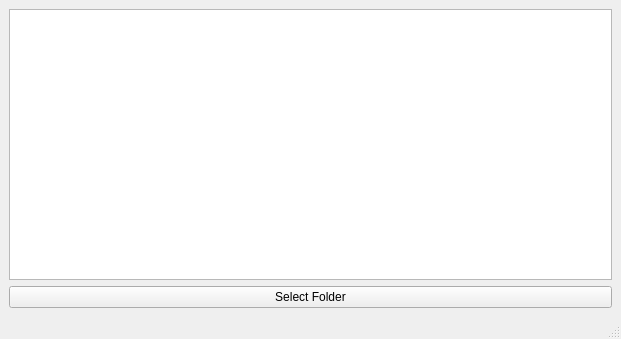
<?xml version="1.0" encoding="UTF-8"?>
<ui version="4.0">
 <class>MainWindow</class>
 <widget class="QMainWindow" name="MainWindow">
  <property name="enabled">
   <bool>true</bool>
  </property>
  <property name="geometry">
   <rect>
    <x>0</x>
    <y>0</y>
    <width>621</width>
    <height>339</height>
   </rect>
  </property>
  <property name="windowTitle">
   <string>MainWindow</string>
  </property>
  <widget class="QWidget" name="centralwidget">
   <layout class="QVBoxLayout" name="verticalLayout">
    <item>
     <widget class="QListWidget" name="listWidget"/>
    </item>
    <item>
     <layout class="QHBoxLayout" name="horizontalLayout">
      <item>
       <widget class="QPushButton" name="btnBrowse">
        <property name="text">
         <string>Select Folder</string>
        </property>
       </widget>
      </item>
     </layout>
    </item>
   </layout>
  </widget>
  <widget class="QMenuBar" name="menubar">
   <property name="geometry">
    <rect>
     <x>0</x>
     <y>0</y>
     <width>621</width>
     <height>22</height>
    </rect>
   </property>
  </widget>
  <widget class="QStatusBar" name="statusbar"/>
 </widget>
 <resources/>
 <connections/>
</ui>
